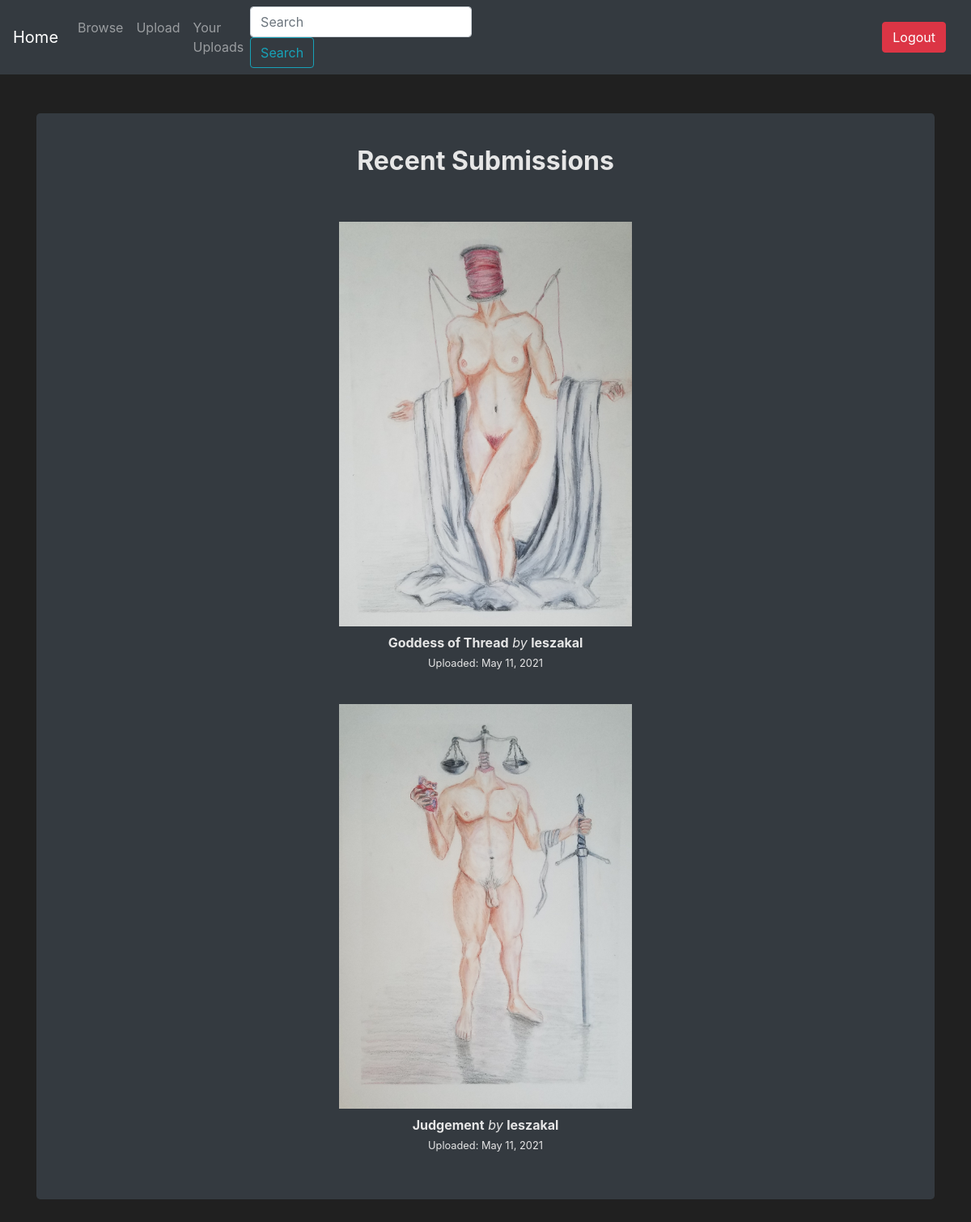
Page /browse_recent/ (signed in) on the committed database.
### posts/models.py (models this page shows)
class Post(models.Model):
    user = models.ForeignKey(User, on_delete=models.CASCADE)
    image = models.ImageField(upload_to='images/')
    title = models.CharField(max_length=60)
    description = models.TextField(max_length=500)
    tags = TaggableManager()
    timestamp = models.DateField(auto_now_add=True)
    private_status = models.BooleanField(default=False)

### posts/views.py (the view)
# urls.py: path('browse_recent/', post_views.browse_recent, name="browse_recent"),
def browse_recent(request):
    uploads = Post.objects.all()
    public_uploads = Post.objects.filter(private_status=False).all()
    context = {
    "uploads": uploads,
    "public_uploads": public_uploads,
    }
    return render(request, 'posts/browse_recent.html', context)

### templates/posts/browse_recent.html (shortened to what this page needs)
<!DOCTYPE html>
<html>
<head>
  {% include "bootstrap.html" %}
  {% load static %}
  <link rel="stylesheet" href="{% static 'CSS/style.css' %}">
</head>
<body>
  {% include "navbar.html" %}
  <div class="container">
    <div class="jumbotron mt-5 bg-dark text-center">
      <h2 class="pb-4">Recent Submissions</h2>
      {% if user.is_authenticated %}
      {% for post in uploads.all reversed %}
      <br>
      <a href="/posts/{{ post.pk }}/"> <img src="{{ post.image.url }}" alt="{{ post.title }}" class="img-prev"/> </a>
      <p class="pt-2">
        <b><a href="/posts/{{ post.pk }}/" class="link-no-color">{{ post.title }}</a></b> <em>by</em> <b>{{ post.user }}</b>
        <br>
        <small>Uploaded: {{ post.timestamp }}</small></p>
      {% endfor %}
      {% endif %}
      </div>
    </div>
  </body>
  <html>

### static/CSS/style.css (style rules this page uses)
body { background-color: #202020; color: #e6e6e6; }
h2 { font-weight: bold; }
a { color: #61D3D4; }
img { max-width: 1000px; max-height: 1000px; }
.img-prev { max-width: 500px; max-height: 500px; }
.link-no-color { color: #e6e6e6; }
.jumbotron { padding: 40px; }

### rows in the picture
Post: image (picture), title "Goddess of Thread", user "leszakal", timestamp "May 11, 2021"
Post: image (picture), title "Judgement", user "leszakal", timestamp "May 11, 2021"
